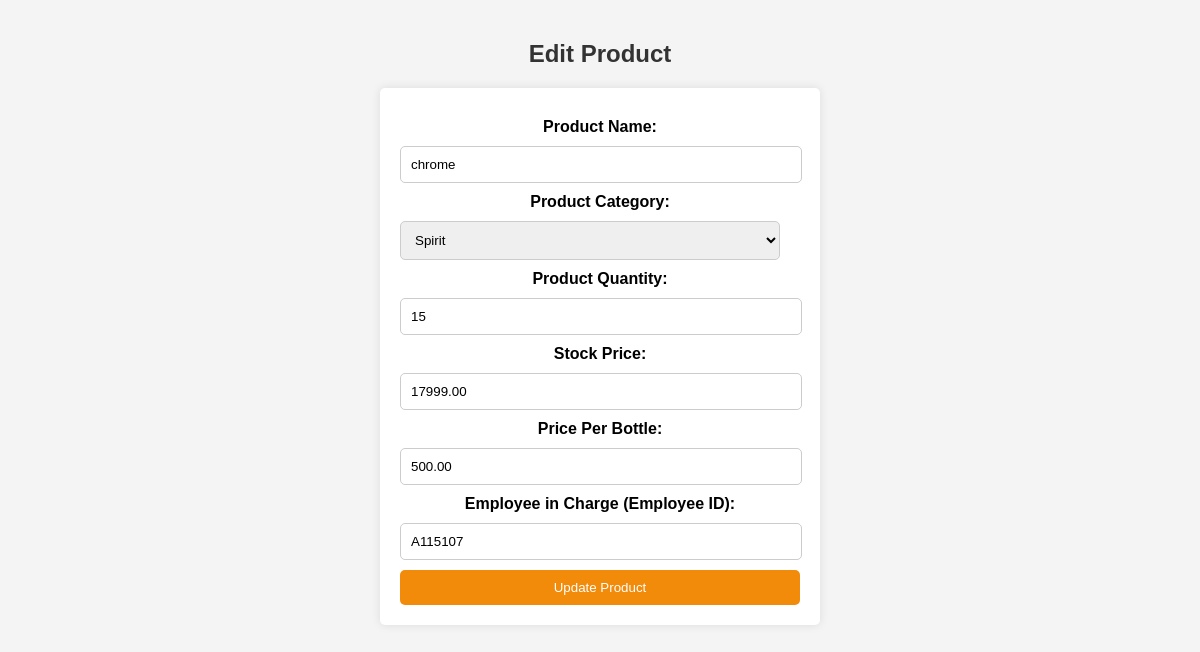
The app's page /edit_product.php?id=S3229 with its own data.
### tables this page shows
CREATE TABLE `products` (
  `product_id` varchar(12) NOT NULL,
  `product_name` varchar(100) NOT NULL,
  `category` varchar(50) NOT NULL,
  `quantity` int(11) NOT NULL,
  `stock_price` decimal(10,2) NOT NULL,
  `price_per_bottle` decimal(10,2) NOT NULL,
  `expected_profit` decimal(10,2) DEFAULT NULL,
  `final_profit` decimal(10,2) DEFAULT NULL,
  `user_in_charge` varchar(8) DEFAULT NULL,
  `date_added` date DEFAULT curdate(),
  `time_added` time DEFAULT curtime()
);

### edit_product.php (the view, shortened to what this page needs)
<?php
$servername = "localhost";
$dbname = "PROJECTLIGHT";
$username = "root";
$password = "";
$conn = new mysqli($servername, $username, $password, $dbname);
$product = null;
if (isset($_GET['id'])) {
    $productId = $_GET['id'];
    $stmt = $conn->prepare("SELECT * FROM products WHERE product_id = ?");
    $stmt->bind_param("s", $productId);
    $stmt->execute();
    $result = $stmt->get_result();
    $product = $result->fetch_assoc();
}
?>
<!DOCTYPE html>
<html lang="en">
<head>
</head>
<body>
<h2>Edit Product</h2>
<?php if ($product): ?>
    <form action="" method="post">
        <label for="productName">Product Name:</label>
        <input type="text" id="productName" name="pname" value="<?php echo htmlspecialchars($product['product_name']); ?>" required>
        <label for="productCategory">Product Category:</label>
        <select id="productCategory" name="category" required>
            <option value="spirit" <?php echo ($product['category'] == 'spirit') ? 'selected' : ''; ?>>Spirit</option>
        </select>
        <label for="productQuantity">Product Quantity:</label>
        <input type="number" id="productQuantity" name="quantity" value="<?php echo htmlspecialchars($product['quantity']); ?>" required>
        <label for="productPrice">Stock Price:</label>
        <input type="number" id="productPrice" name="pprice" value="<?php echo htmlspecialchars($product['stock_price']); ?>" required>
        <label for="pricePerBottle">Price Per Bottle:</label>
        <input type="number" id="pricePerBottle" name="ppbottle" value="<?php echo htmlspecialchars($product['price_per_bottle']); ?>" required>
        <label for="employeeInCharge">Employee in Charge (Employee ID):</label>
        <input type="text" id="employeeInCharge" name="user_in_charge" value="<?php echo htmlspecialchars($product['user_in_charge']); ?>" required>
        <button type="submit">Update Product</button>
    </form>
<?php else: ?>
    <p class="error">Product not found.</p>
<?php endif; ?>
</body>
</html>

### edit_product.php (style rules this page uses)
body { font-family: Arial, sans-serif; margin: 0; padding: 20px; background-color: #f4f4f4; }
h2 { color: #333; text-align: center; }
form { background: #fff; padding: 20px; border-radius: 5px; box-shadow: 0 0 10px rgba(0, 0, 0, 0.1); max-width: 400px; margin: auto; }
label { margin-top: 10px; font-weight: bold; display: block; text-align: center; }
input, select { display: block; margin: 10px 0; padding: 10px; width: calc(100% - 20px); border: 1px solid #ccc; border-radius: 5px; }
button { background-color: #f28a0a; color: white; padding: 10px; border: none; border-radius: 5px; cursor: pointer; width: 100%; }
::placeholder { text-align: center; }

### records on screen
products: pname "chrome", category "Spirit", quantity "15", pprice "17999.00", ppbottle "500.00", user_in_charge "A115107"
